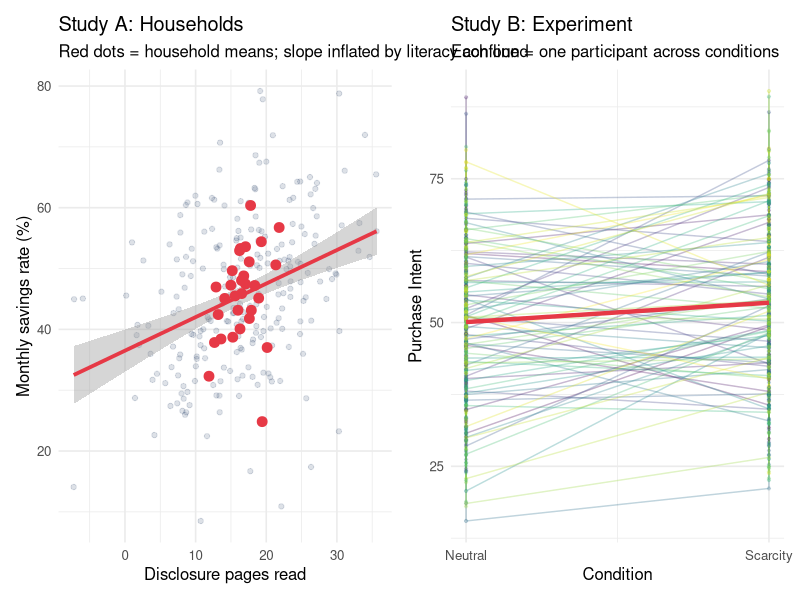
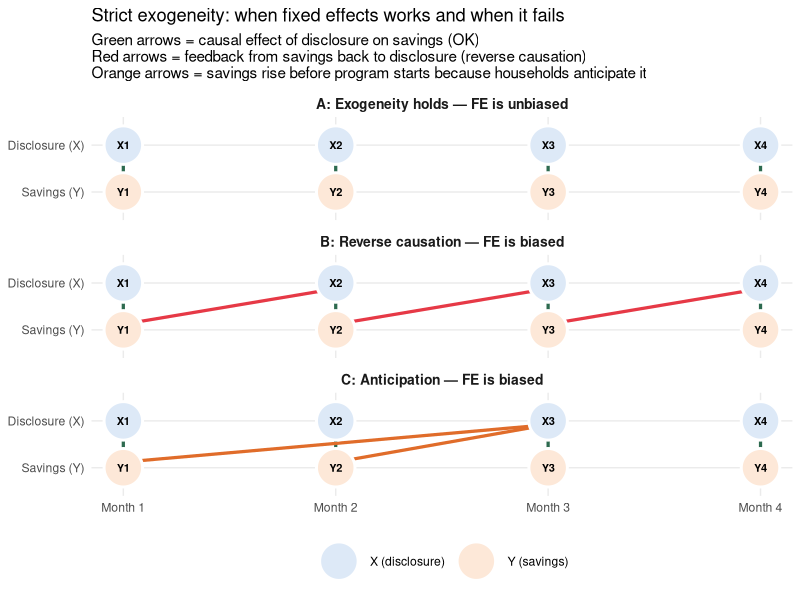
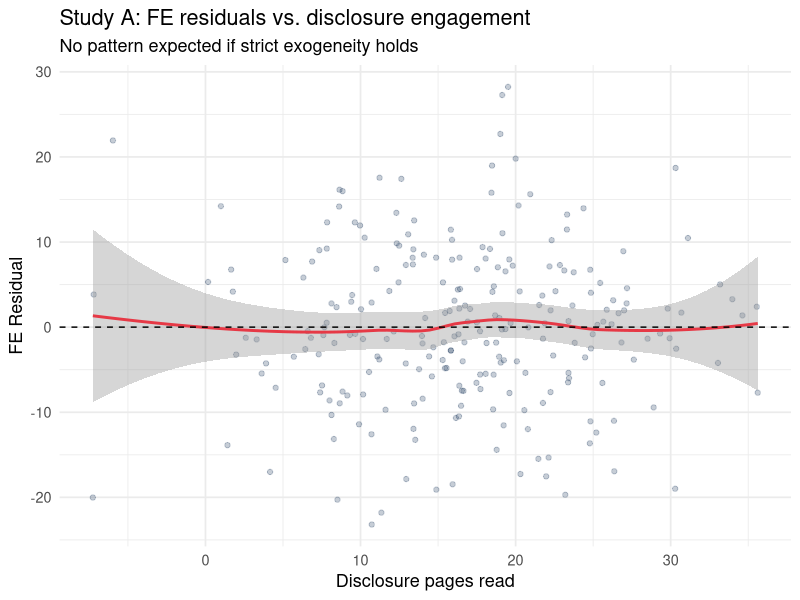

These charts were generated, in order, by the following R code:
## ---- chunk 1
library(tidyverse)
library(lme4)
library(plm)
library(ggplot2)
library(patchwork)
library(broom)
library(sandwich)
library(lmtest)
set.seed(2024)
## ---- chunk 2
# --- STUDY A: Households tracked over 8 monthly waves ---
n_households <- 30
n_months     <- 8

# The confound: financially literate households engage more AND save more
hh_literacy  <- rnorm(n_households, 50, 10)
hh_intercept <- hh_literacy * 0.5 + rnorm(n_households, 0, 5)

df_households <- expand_grid(
  household = 1:n_households,
  month     = 1:n_months
) |>
  mutate(
    hh_literacy    = hh_literacy[household],
    hh_intercept   = hh_intercept[household],
    # Disclosure engagement: partly driven by literacy, partly random month-to-month
    disclosure     = hh_literacy[household] * 0.3 + rnorm(n(), 0, 8),
    # True WITHIN-household effect = 0.4 (pages reviewed → percentage points saved)
    # Literacy also raises savings directly — this is the confound
    monthly_savings = 15 + 0.4 * disclosure + hh_intercept + rnorm(n(), 0, 10),
    household_f     = factor(household)
  )

# Naive pooled regression
naive_hh <- lm(monthly_savings ~ disclosure, data = df_households)
broom::tidy(naive_hh) |>
  filter(term == "disclosure") |>
  knitr::kable(digits = 3,
    caption = "Pooled OLS: estimated effect of disclosure (confounded by literacy)")
## ---- chunk 3
# --- STUDY B: Ratings nested within participants ---
n_participants <- 80
n_ratings      <- 12   # 6 scarcity, 6 neutral

# Nesting: participants differ in baseline persuadability; condition is randomly assigned within person
persuadability <- rnorm(n_participants, 50, 10)

df_exp <- expand_grid(
  participant = 1:n_participants,
  rating_num  = 1:n_ratings
) |>
  mutate(
    condition    = rep(c("scarcity", "neutral"), n_ratings / 2)[rating_num],
    scarcity_bin = as.integer(condition == "scarcity"),
    # True WITHIN-person effect of scarcity = 4 points
    # But persuadability (a person-level trait) also drives ratings
    purchase_intent = persuadability[participant] + 4 * scarcity_bin +
                      rnorm(n(), 0, 8),
    participant_f   = factor(participant)
  )

# Naive pooled regression: mixes within-person and between-person variation
naive_exp <- lm(purchase_intent ~ scarcity_bin, data = df_exp)
broom::tidy(naive_exp) |>
  filter(term == "scarcity_bin") |>
  knitr::kable(digits = 3,
    caption = "Pooled OLS: estimated scarcity effect (ignores person differences)")
## ---- chunk 4
# Show both confound patterns side by side
hh_summary <- df_households |>
  group_by(household) |>
  summarise(mean_disc = mean(disclosure), mean_sav = mean(monthly_savings))

p1 <- ggplot(df_households, aes(x = disclosure, y = monthly_savings)) +
  geom_point(alpha = 0.15, color = "#1e3a5f") +
  geom_smooth(method = "lm", color = "#e63946", linewidth = 1.3) +
  geom_point(data = hh_summary, aes(x = mean_disc, y = mean_sav),
             color = "#e63946", size = 3) +
  labs(title = "Study A: Households",
       subtitle = "Red dots = household means; slope inflated by literacy confound",
       x = "Disclosure pages read", y = "Monthly savings rate (%)") +
  theme_minimal(base_size = 12)

person_summary <- df_exp |>
  group_by(participant, condition) |>
  summarise(mean_intent = mean(purchase_intent), .groups = "drop")

p2 <- ggplot(df_exp, aes(x = scarcity_bin, y = purchase_intent,
                          color = participant_f, group = participant_f)) +
  geom_line(alpha = 0.3, linewidth = 0.5) +
  geom_point(alpha = 0.2, size = 0.8) +
  stat_summary(aes(group = 1), fun = mean, geom = "line",
               color = "#e63946", linewidth = 1.5) +
  scale_x_continuous(breaks = c(0, 1),
                     labels = c("Neutral", "Scarcity")) +
  labs(title = "Study B: Experiment",
       subtitle = "Each line = one participant across conditions",
       x = "Condition", y = "Purchase Intent") +
  theme_minimal(base_size = 12) +
  theme(legend.position = "none") +
  scale_color_viridis_d()

p1 + p2
## ---- chunk 5
# Study A: FE via lm with household dummies
fe_hh  <- lm(monthly_savings ~ disclosure + household_f, data = df_households)

# Study B: FE via lm with participant dummies (equivalent)
fe_exp <- lm(purchase_intent ~ scarcity_bin + participant_f, data = df_exp)
## ---- chunk 6
# Compare naive vs. FE for both studies
bind_rows(
  broom::tidy(naive_hh)  |> filter(term == "disclosure") |>
    mutate(study = "Study A", model = "Pooled OLS",    term = "Predictor"),
  broom::tidy(fe_hh)     |> filter(term == "disclosure") |>
    mutate(study = "Study A", model = "Fixed Effects", term = "Predictor"),
  broom::tidy(naive_exp) |> filter(term == "scarcity_bin") |>
    mutate(study = "Study B", model = "Pooled OLS",    term = "Predictor"),
  broom::tidy(fe_exp)    |> filter(term == "scarcity_bin") |>
    mutate(study = "Study B", model = "Fixed Effects", term = "Predictor")
) |>
  select(study, model, estimate, std.error, p.value) |>
  knitr::kable(digits = 3,
    caption = "Pooled vs. Fixed Effects — Study A (true effect = 0.4), Study B (true effect = 4)")
## ---- chunk 7
# Timeline diagram: strict exogeneity holds vs. fails
# Three scenarios: OK / reverse causation / anticipation
library(ggplot2)
library(dplyr)

months_n <- 4

nodes <- bind_rows(
  tibble(month = 1:months_n, var = "X (disclosure)", row = 2,
         panel = "A: Exogeneity holds — FE is unbiased"),
  tibble(month = 1:months_n, var = "Y (savings)",    row = 1,
         panel = "A: Exogeneity holds — FE is unbiased"),
  tibble(month = 1:months_n, var = "X (disclosure)", row = 2,
         panel = "B: Reverse causation — FE is biased"),
  tibble(month = 1:months_n, var = "Y (savings)",    row = 1,
         panel = "B: Reverse causation — FE is biased"),
  tibble(month = 1:months_n, var = "X (disclosure)", row = 2,
         panel = "C: Anticipation — FE is biased"),
  tibble(month = 1:months_n, var = "Y (savings)",    row = 1,
         panel = "C: Anticipation — FE is biased")
) |>
  mutate(lbl = paste0(ifelse(var == "X (disclosure)", "X", "Y"), month))

fwd_arrows <- bind_rows(
  tibble(x = 1:months_n, xend = 1:months_n, y = 1.85, yend = 1.15,
         clr = "#2d6a4f", panel = "A: Exogeneity holds — FE is unbiased"),
  tibble(x = 1:months_n, xend = 1:months_n, y = 1.85, yend = 1.15,
         clr = "#2d6a4f", panel = "B: Reverse causation — FE is biased"),
  tibble(x = 1:months_n, xend = 1:months_n, y = 1.85, yend = 1.15,
         clr = "#2d6a4f", panel = "C: Anticipation — FE is biased")
)

rev_arrows <- tibble(
  x = 1:3, xend = 2:4, y = 1.12, yend = 1.88,
  clr = "#e63946", panel = "B: Reverse causation — FE is biased"
)

ant_arrows <- tibble(
  x    = c(3, 3),    # future X at month 3 already announced
  xend = c(1, 2),    # affects savings at months 1 and 2
  y    = c(1.92, 1.92),
  yend = c(1.12, 1.12),
  clr  = "#e06c2a",
  panel = "C: Anticipation — FE is biased"
)

all_arrows <- bind_rows(fwd_arrows, rev_arrows, ant_arrows)

panel_order <- c(
  "A: Exogeneity holds — FE is unbiased",
  "B: Reverse causation — FE is biased",
  "C: Anticipation — FE is biased"
)

ggplot() +
  geom_segment(
    data = all_arrows,
    aes(x = x, xend = xend, y = y, yend = yend, color = I(clr)),
    arrow = arrow(length = unit(0.14, "cm"), type = "closed"),
    linewidth = 1.1
  ) +
  geom_point(
    data = nodes,
    aes(x = month, y = row, fill = var),
    shape = 21, size = 12, color = "white", stroke = 1.5
  ) +
  geom_text(
    data = nodes,
    aes(x = month, y = row, label = lbl),
    size = 2.8, fontface = "bold"
  ) +
  scale_fill_manual(
    values = c("X (disclosure)" = "#dde9f7", "Y (savings)" = "#fde8d8"),
    name   = NULL
  ) +
  scale_x_continuous(breaks = 1:months_n, labels = paste0("Month ", 1:months_n)) +
  scale_y_continuous(
    breaks = c(1, 2),
    labels = c("Savings (Y)", "Disclosure (X)"),
    limits = c(0.5, 2.5)
  ) +
  facet_wrap(~ factor(panel, levels = panel_order), ncol = 1) +
  labs(
    title    = "Strict exogeneity: when fixed effects works and when it fails",
    subtitle = paste0(
      "Green arrows = causal effect of disclosure on savings (OK)\n",
      "Red arrows = feedback from savings back to disclosure (reverse causation)\n",
      "Orange arrows = savings rise before program starts because households anticipate it"
    ),
    x = NULL, y = NULL
  ) +
  theme_minimal(base_size = 11) +
  theme(
    panel.grid.minor = element_blank(),
    strip.text       = element_text(face = "bold", size = 10),
    legend.position  = "bottom"
  )
## ---- chunk 8
# Study A: how much within-household variation does disclosure have?
df_households |>
  group_by(household) |>
  summarise(within_sd = sd(disclosure)) |>
  summarise(
    mean_within_sd  = mean(within_sd),
    total_sd        = sd(df_households$disclosure),
    within_fraction = mean(within_sd) / sd(df_households$disclosure)
  ) |>
  knitr::kable(digits = 3,
    caption = "Study A: fraction of disclosure variance that is within-household")
## ---- chunk 9
fe_lm_hh <- lm(monthly_savings ~ disclosure + household_f, data = df_households)
df_households <- df_households |> mutate(fe_resid = residuals(fe_lm_hh))

ggplot(df_households, aes(x = disclosure, y = fe_resid)) +
  geom_point(alpha = 0.25, color = "#1e3a5f") +
  geom_smooth(method = "loess", color = "#e63946", se = TRUE) +
  geom_hline(yintercept = 0, linetype = "dashed") +
  labs(
    title    = "Study A: FE residuals vs. disclosure engagement",
    subtitle = "No pattern expected if strict exogeneity holds",
    x = "Disclosure pages read", y = "FE Residual"
  ) +
  theme_minimal(base_size = 13)
## ---- chunk 10
# Cluster-robust standard errors for Study A
coeftest(fe_lm_hh,
         vcov = vcovCL(fe_lm_hh, cluster = ~household_f))["disclosure", , drop = FALSE] |>
  knitr::kable(digits = 3,
    caption = "Study A disclosure coefficient with cluster-robust SEs")

# For Study B, cluster by participant
coeftest(fe_exp,
         vcov = vcovCL(fe_exp, cluster = ~participant_f))["scarcity_bin", , drop = FALSE] |>
  knitr::kable(digits = 3,
    caption = "Study B scarcity coefficient with cluster-robust SEs")
